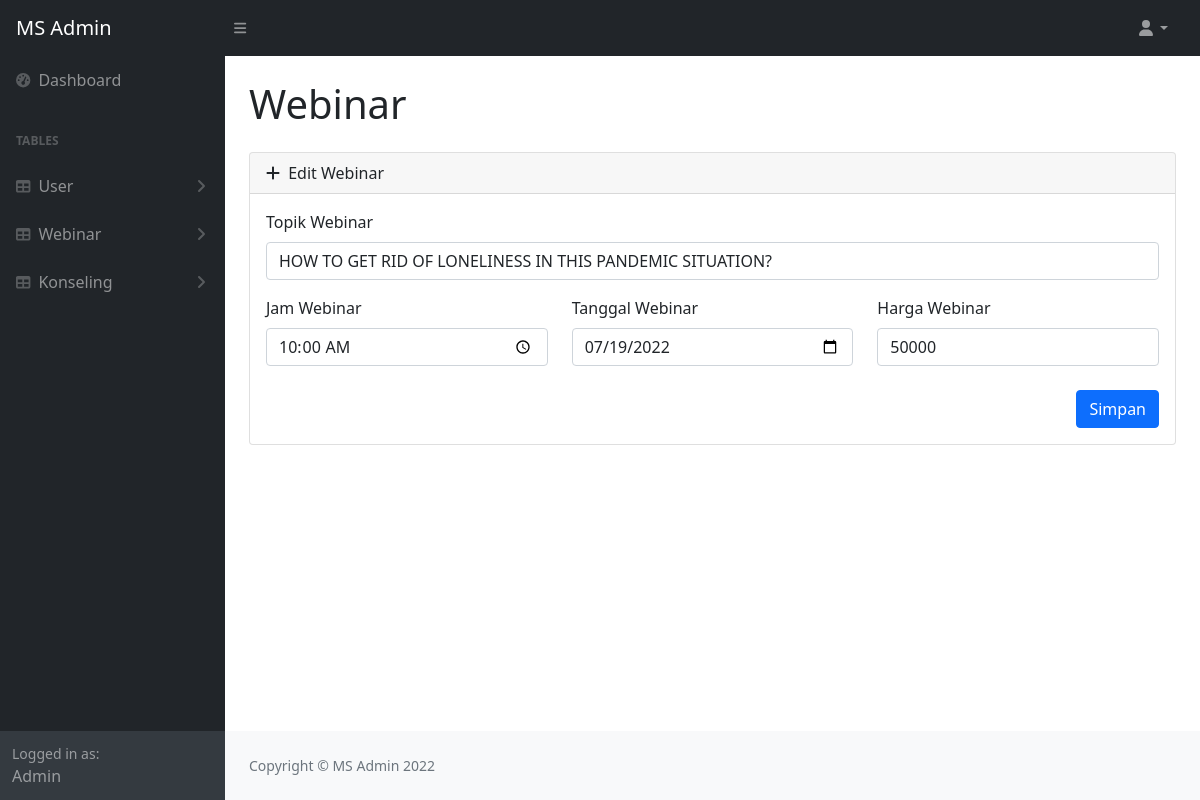
The app's page /admin/app_admin.php?page=page_edit_webinar&id=32 (signed in) with its own data.
### tables this page shows
CREATE TABLE `webinar` (
  `id` int(11) NOT NULL,
  `admin` int(11) NOT NULL,
  `mentor` int(11) NOT NULL,
  `topik` varchar(128) NOT NULL,
  `jam` time NOT NULL,
  `tanggal` date NOT NULL,
  `harga` int(11) NOT NULL,
  `poster` varchar(255) NOT NULL
);

### admin/page_edit_webinar.php (the view, shortened to what this page needs)
<main>
    <div class="container-fluid px-4">
        <h1 class="mt-4 mb-4">Webinar</h1>
        <?php
        include 'connect.php';
        $id = $_GET['id'];
        $sql = "SELECT * FROM webinar WHERE id=$id";
        $hasil = mysqli_query($conn, $sql);
        $row = mysqli_fetch_array($hasil);
        ?>
        <div class="card mt-2 ">
            <div class="card-header">
                <i class="fas fa-add me-1"></i>
                Edit Webinar
            </div>
            <div class="card-body">
                <form action="edit_webinar.php" method="post" enctype="multipart/form-data">
                    <div class="row">
                        <div class="mb-3">
                            <label for="topik" class="form-label">Topik Webinar</label>
                            <input type="text" class="form-control" id="topik" name="topik" value="<?= $row['topik'] ?>" required>
                        </div>
                    </div>
                    <div class="row">
                        <div class="col-4">
                            <div class="mb-3">
                                <label for="jam" class="form-label">Jam Webinar</label>
                                <input type="time" class="form-control" id="jam" name="jam" value="<?= $row['jam'] ?>" required>
                            </div>
                        </div>
                        <div class="col-4">
                            <div class="mb-3">
                                <label for="tanggal" class="form-label">Tanggal Webinar</label>
                                <input type="date" class="form-control" id="tanggal" name="tanggal" value="<?= $row['tanggal'] ?>" required>
                            </div>
                        </div>
                        <div class="col-4">
                            <div class="mb-4">
                                <label for="harga" class="form-label">Harga Webinar</label>
                                <input type="number" class="form-control" id="harga" name="harga" value="<?= $row['harga'] ?>" required>
                            </div>
                        </div>
                    </div>
                    <div class="row justify-content-end">
                        <div class="col-auto">
                            <button type="submit" class="btn btn-primary">Simpan</button>
                        </div>
                    </div>
                </form>
            </div>
        </div>
    </div>
</main>

### records on screen
webinar: topik "HOW TO GET RID OF LONELINESS IN THIS PANDEMIC SITUATION?", jam "10:00:00", tanggal "07/19/2022", harga "50000"
